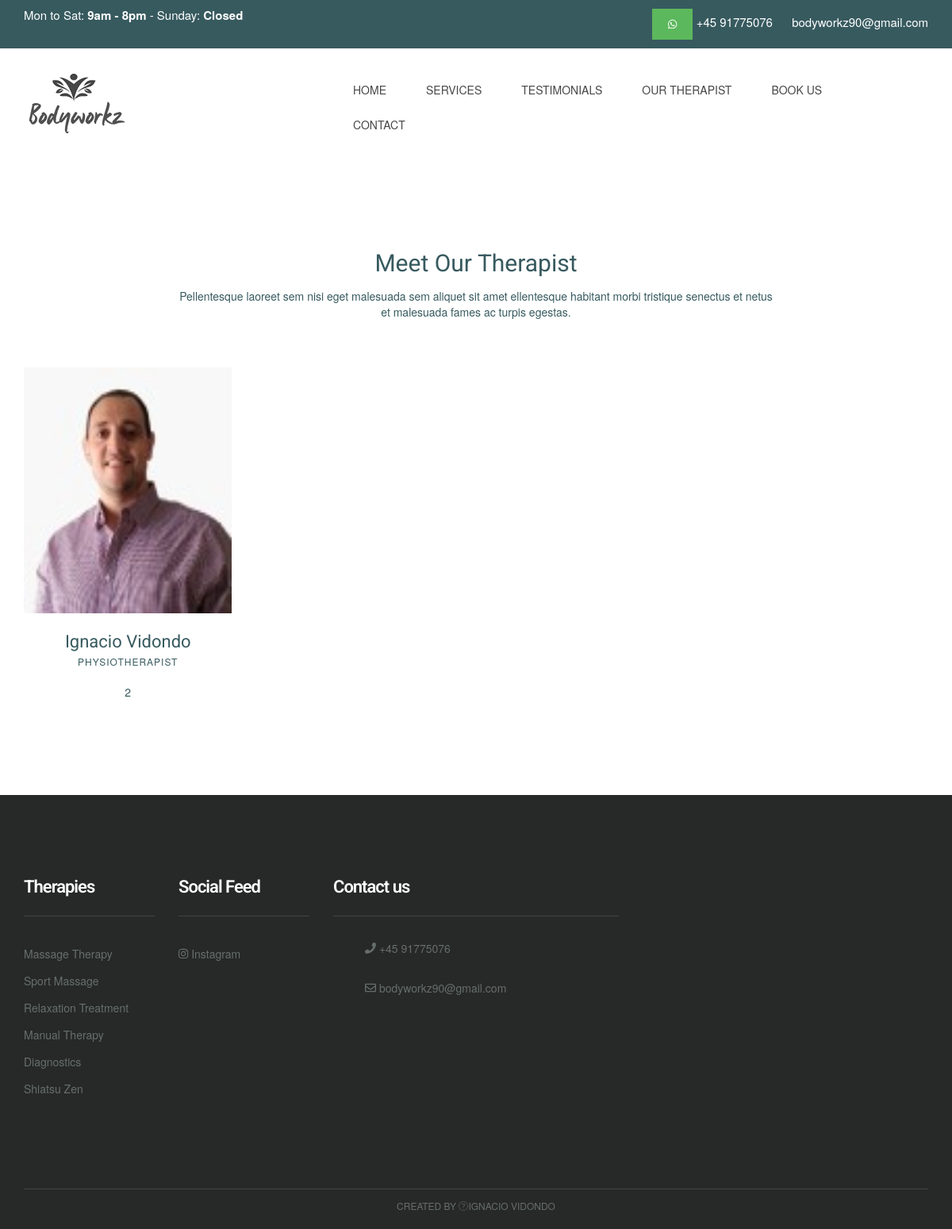
The page /our_therapist/ on the database as committed earlier.
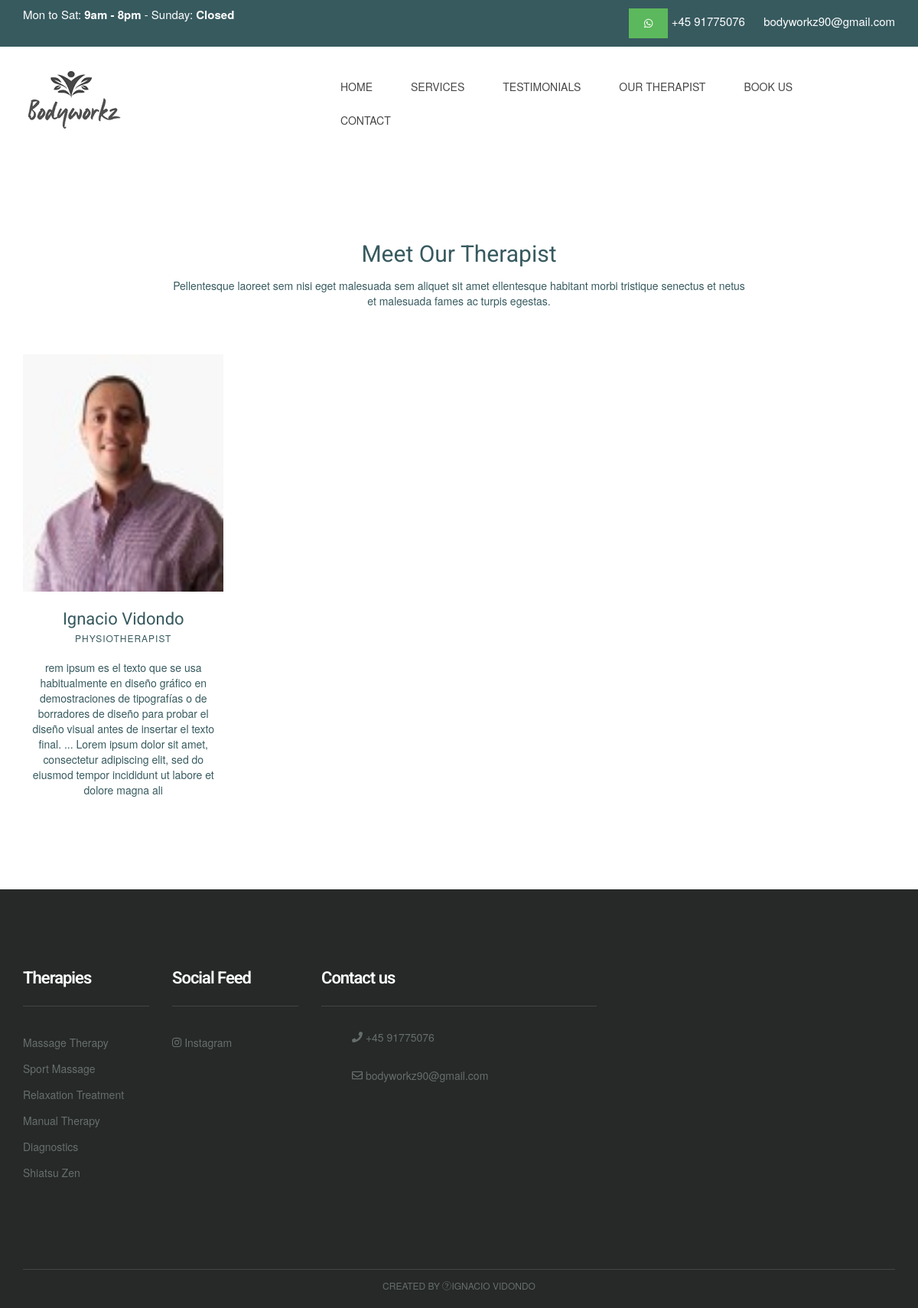
The same page on the database as committed later.
### MainApp/models.py (models this page shows, shortened)
class Therapist(models.Model):
    name = models.CharField(max_length=200,verbose_name="Nombre")
    image = models.ImageField( upload_to="Images")
    terapia = models.CharField(max_length=200,verbose_name="Terapia")
    description = models.TextField(default="R")
    class Meta:
            verbose_name="Therapy"
            verbose_name_plural="Therapist"

### MainApp/views.py (the view)
# urls.py: path('our_therapist/', views.our_therapist,name="our_therapist"),
def our_therapist(request):
    therapist = Therapist.objects.all()
    return render(request,'our_therapist.html',{'therapist':therapist})

### MainApp/templates/our_therapist.html
 {% extends "base.html" %} {% block content %} {% load static %}
<div class="space-medium">
    <div class="container">
        <div class="row">
            <div class="col-lg-offset-2 col-lg-8 col-md-offset-2 col-md-8 col-sm-12 col-xs-12">
                <div class="section-title mb60 text-center">
                    <h1>Meet Our Therapist
                    </h1>
                    <p>Pellentesque laoreet sem nisi eget malesuada sem aliquet sit amet ellentesque habitant morbi tristique senectus et netus et malesuada fames ac turpis egestas.</p>
                </div>
            </div>
        </div>
        {% for terapeuta in therapist %}
        <div class="row">
            <div class="col-lg-3 col-sm-3 col-sm-6 col-xs-12">
                <div class="team-block">
                    <div class="team-img">
                        <img src="{{terapeuta.image.url}}" width="262" height="310">
                    </div>
                    <div class=" team-content ">
                        <h2 class="team-title ">{{terapeuta.name}}</h2>
                        <div class="team-meta "><span class="team-designation ">{{terapeuta.terapia}}</span></div>
                        <br>
                        <div>
                            {{terapeuta.description}}
                        </div>
                    </div>
                </div>
                {% endfor %}
            </div>
        </div>
    </div>
</div>
</div> {% endblock %}

Rows that differ between the two databases and show on the page:
changed Therapist "Ignacio Vidondo": description "2" → "rem ipsum es el texto que se usa habitualmente en diseño gráfico en demostraciones de tipografías o de borradores de diseño para probar el diseño visual antes de insertar el texto final. ... Lorem ipsum dolor sit amet, consectetur adipiscing elit, sed do eiusmod tempor incididunt ut labore et dolore magna ali"
